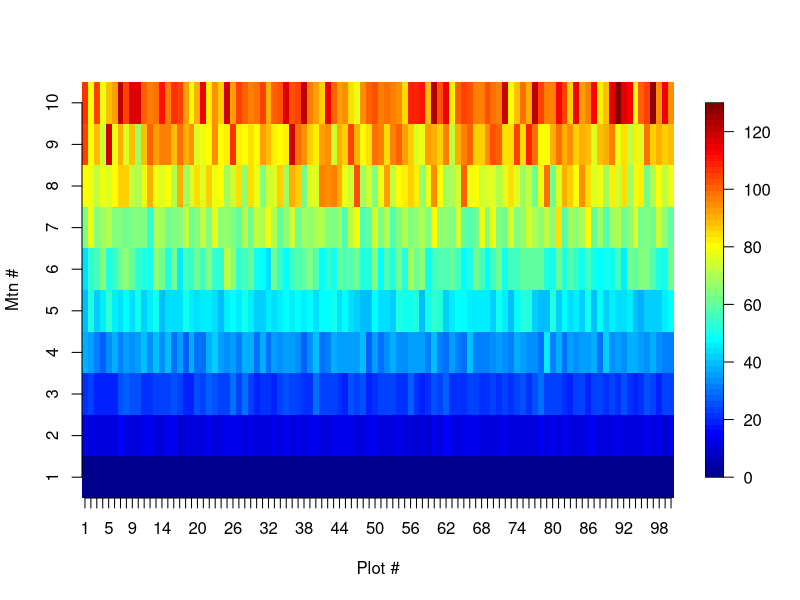
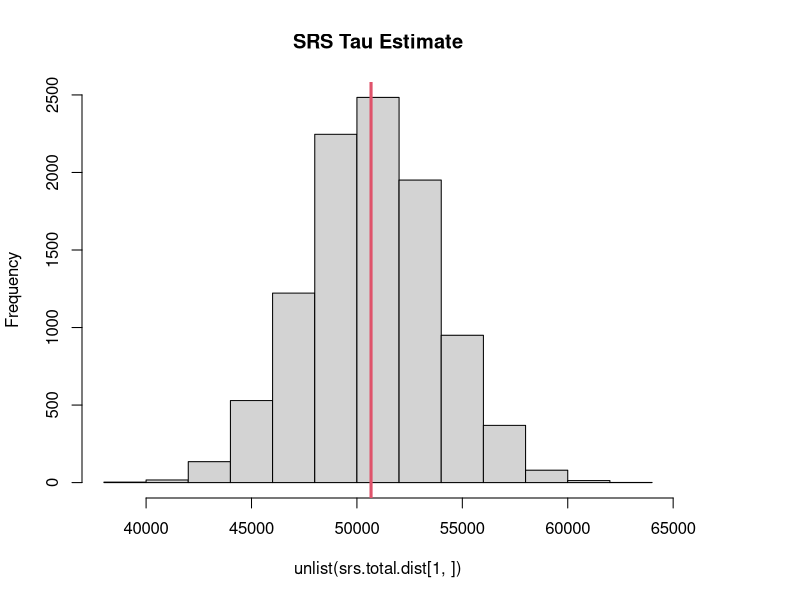
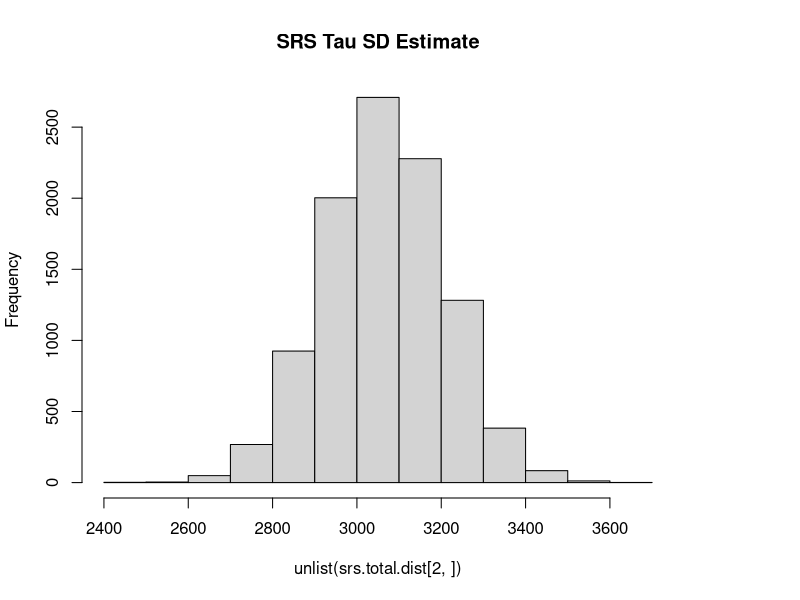

Source code (R) for these figures, in order: (Note: this script raises an error after producing the figures.)
#######################
#
# Compare SRS to Cluster to estimate total population size
#
########################

# Load package - not necessary for exercise

library(fields)

# We are interested in the total population size of pika

# In our system, there are 10 mtns that we can divide each into 100 plots based on talus slopes (piles of rocks and boulders)

# Thus, in total there are 10 x 100 sample units in a SRS sense.

# We expect the most deviation to occur across mountains, rather than in them. Why is that? 

# We are going to cluster across mountains - aggregate plot across mtns.


# Simulate a true population
  x.max= 100 # talus splope plots
  y.max= 10 # mtns

# Create matrix
  pop = matrix(0,x.max,y.max)


# Consider each stream has a different mean - thus focing the streams to vary in fish counts
  mu = seq(1,100,length.out=y.max)

# Loop over each stream and draw x.max random values from that specific mean
# log transform the mean and the exponentiate and round to make them counts 
# and to ensure values are never negative
for(j in 1:y.max){
  set.seed(143453543+j)
  pop[,j] = round(exp(rnorm(x.max,log(mu[j]),0.1)),digits=0)
}

# look at our population
pop
fields::image.plot(matrix((data=pop), ncol=10, nrow=100),
                   axes=F, xlab="Plot #",
                   ylab="Mtn #")
axis(2, at=seq(0,1,length.out=10),lab=1:10)
axis(1, at=seq(0,1,length.out=100),lab=1:100)
# Get true population parameters
  mu = mean(pop)
  mu
  tau = sum(pop)
  tau
  
  
###################################  
# Setup simulation  
  
# Total number of secondary sample units for SRS
  N = x.max*y.max
# Sample size of secondary units for SRS  
  n=100
  
# Total number of clusters  
  N.cluster = x.max
# Sample size of primary units  
  n.cluster = 10

# The same number of total units are sampled that necessitate fish counts - 100  
    
  
  
###################################
# SRS
  
#Number of simulated studies / replicate samples  
n.sim= 10000
  
# Create SRS function  
srs.fun = function(pop){
  
  # Get a sample of indices
  index=sample(1:(x.max*y.max),size=n)
  
  # Use those indices to get our population counts in each sample unit
  y = c(pop)[index]
  
  #Total estimate
  tau.est=mean(y)*N
  
  #Standard deviation of total 
  tau.sd=sqrt(N*(N-n)*(var(y)/n))

  list(tau.est=tau.est,
       tau.sd=tau.sd)
}

#replicate!!!!!
  srs.total.dist=replicate(n.sim, srs.fun(pop))
  
  rownames(srs.total.dist)  
  
hist(unlist(srs.total.dist[1,]),
     main="SRS Tau Estimate")
abline(v=tau,col=2,lwd=3)

hist(unlist(srs.total.dist[2,]),
     main="SRS Tau SD Estimate")
abline(v=sd(y)*N,col=2,lwd=3)
#check for bias on SD of

###################################

# Cluster
cluster.fun = function(pop){
  index=sample(1:x.max,size=n.cluster)
  
  y = pop[index,]

  y.sum = apply(y,1,sum)
  
  
  tau.est=N.cluster*mean(y.sum)

  #Standard deviation of total 
  var.primary= var(y.sum)
  tau.sd = sqrt(N.cluster*(N.cluster-n.cluster)*(var.primary/n.cluster))
  
  list(tau.est=tau.est,
       tau.sd=tau.sd)
    
}

# Replicate!!!!
  cluster.total.dist=replicate(n.sim, cluster.fun(pop))

# tau estimate
  
  # Plot SRS  
  hist(unlist(srs.total.dist[1,]),breaks=20,
         main="Tau Estimate")
  abline(v=tau,col=2,lwd=3)
  # Add plot of Cluster
  hist(unlist(cluster.total.dist[1,]),
       col=grDevices::adjustcolor("red",alpha.f=0.1),
       breaks=20,
       add=TRUE)

  
# SD of tau estimate
  
  # Plot SRS  
  hist(unlist(srs.total.dist[2,]),xlim=c(0,4000),breaks=20,
       main="Tau SD Estimate")
  # Add plot of Cluster
  hist(unlist(cluster.total.dist[2,]),
       col=grDevices::adjustcolor("red",alpha.f=0.1),
       breaks=20,
       add=TRUE)
  
  
  
  
  
#clusters are mostly similar
apply(pop,1,sum)
var(apply(pop,1,sum))

#compare to population variation
sd(pop)^2
